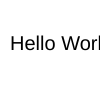
Frame 1 (no input)
Frame 2 (the mouse pressed at the canvas centre, redrawn once): identical to frame 1, image omitted

The p5.js sketch that drew this single still picture (run headless with seeded random() and noise() and a simulated clock; the mouse was pressed at the canvas centre and the sketch redrawn once):

// p5.js sketch
// ── sketch.js
function setup() {
  createCanvas(100, 100);
  noLoop();
}

function draw() {
  background(255);
  textSize(20);
  fill(0);
  text("Hello World!", 10, 50);
  print("Hello World!");
}
